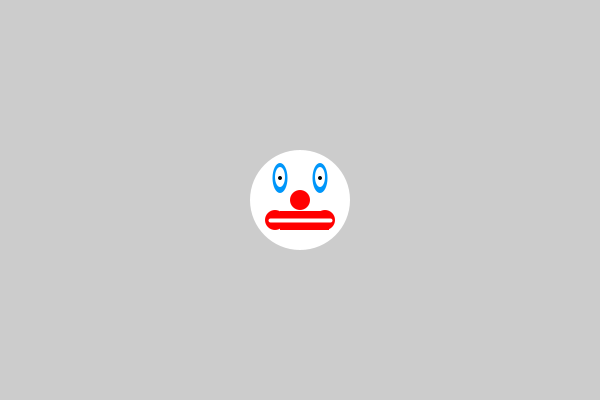
Frame 1 (no input)
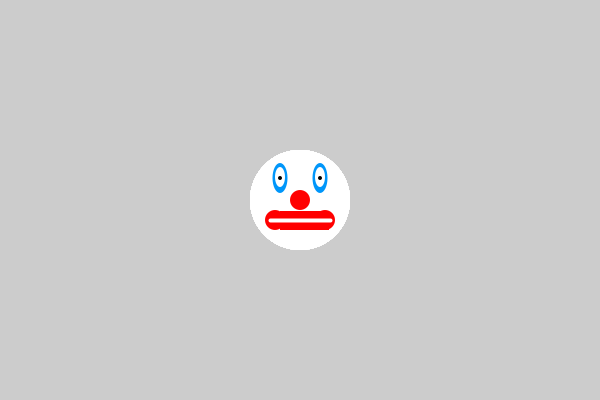
Frame 60 (the mouse pressed at the canvas centre just before this capture)
Frame 120 (the mouse held since frame 60 and released just before this capture): identical to frame 60, image omitted

The Processing sketch that drew these frames (run headless with seeded random() and noise(); from frame 60 on, the mouse is pressed at the canvas centre):

// Processing sketch: processing_54916
// ── processing_54916.pde

void setup(){
  size(600,400);
}
void draw(){
 //Cara
 noStroke();
 fill(255);
 ellipse(300,200,100,100);
   
 //Ojos
 fill(0,150,250);
 ellipse(280,178,15,30);
 ellipse(320,178,15,30);
 fill(255);
 ellipse(280,177,10,20);
 ellipse(320,177,10,20);
 fill(0);
 ellipse(280,178,4,4);
 ellipse(320,178,4,4);
 
 //Naríz
 fill(255,0,0);
 ellipse(300,200,20,20);
 
 //Boca
 ellipse(275,220,20,20);
 rect(280,211,49,19);
 ellipse(325,220,20,20);
 strokeWeight(4);
 stroke(255);
 line(270,220,330,220);
}
